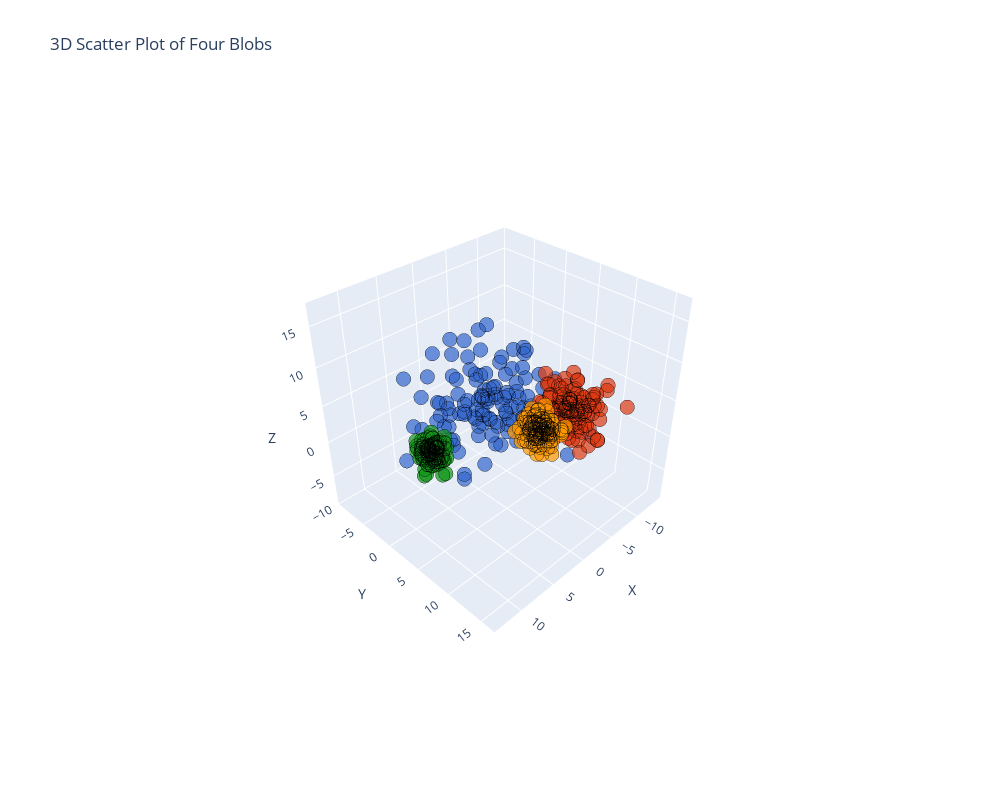

The cell this chart's notebook holds for it:
### Code cell
# Create a DataFrame for Plotly
df = pd.DataFrame(X, columns=['X', 'Y', 'Z'])

# Create interactive 3D scatter plot
fig = px.scatter_3d(df, x='X', y='Y', z='Z', color=labels_.astype(str) ,  opacity=0.7,  color_discrete_sequence=px.colors.qualitative.G10, title="3D Scatter Plot of Four Blobs")

fig.update_traces(marker=dict(size=5, line=dict(width=1, color='black')), showlegend=False)
fig.update_layout(coloraxis_showscale=False, width=1000, height=800)  # Remove color bar, resize plot

fig.show()
